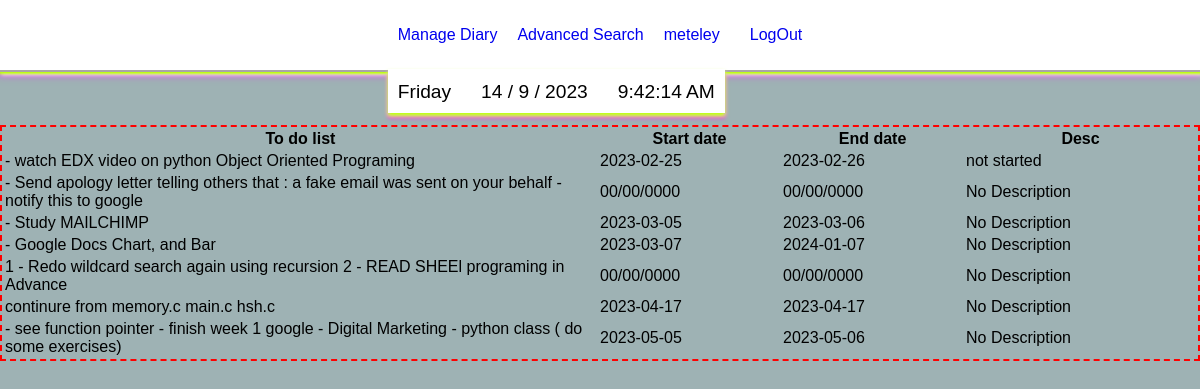
The app's page /todo (signed in), older data.
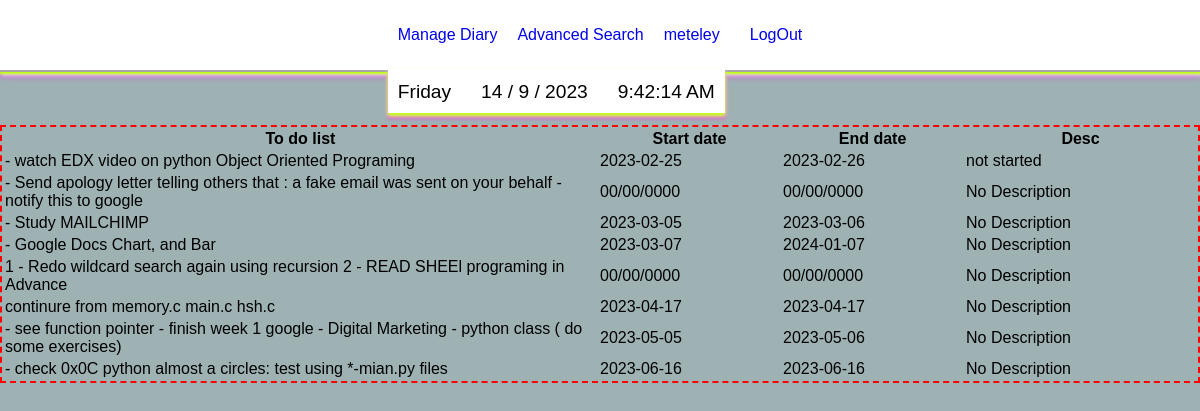
The same page, newer data.
### tables this page shows
CREATE TABLE users (id INTEGER PRIMARY KEY AUTOINCREMENT NOT NULL, username TEXT NOT NULL, hash TEXT NOT NULL, fname type text, lname type text, useremail text, dateregistered type text, dateofbirth type text, primaryphone type text, country type text, secondaryphone type text, city type text, gender type text, facebookaddress type text, telegramaddress type text, instagramaddress type text, twitteraddress type text, useraddress type text, numberofprofilechanges type integer default 0, emailconfirmed type text default 'False');

CREATE TABLE userdiarycatagory (udc_id INTEGER PRIMARY KEY AUTOINCREMENT NOT NULL, ud_id INTEGER NOT NULL, c_id INTEGER NOT NULL, catagory_insertion_time type text, catagory_insertion_date type text, number_of_edits_made type integer default 0, FOREIGN KEY(ud_id) REFERENCES userdiary(ud_id), FOREIGN KEY(c_id) REFERENCES catagory(catagory_id));

CREATE TABLE diary
(diary_id INTEGER PRIMARY KEY AUTOINCREMENT NOT NULL,
diary_content TEXT,
diary_status TEXT DEFAULT Active, description type text);

CREATE TABLE userdiary
(ud_id INTEGER PRIMARY KEY AUTOINCREMENT NOT NULL,
d_id INTEGER,
u_id INTEGER,
given_date TEXT DEFAULT CURRENT_TIMESTAMP,
diary_written_date type text, diary_written_time type text, given_time type text, number_of_edits type integer default 0, end_date type TEXT, start_date type TEXT,
FOREIGN KEY(d_id) REFERENCES diary(diary_id),
FOREIGN KEY(u_id) REFERENCES users(id));

### app.py (the view)
@app.route("/todo", methods=["GET", "POST"])  # type: ignore
@login_required
def viewtodo():
    if request.method == "POST":
        return render_template("todo.html")
    else:
        todolist = db.execute("SELECT * FROM diary JOIN userdiary ON diary.diary_id = userdiary.d_id JOIN userdiarycatagory ON userdiarycatagory.ud_id = userdiary.ud_id JOIN catagory ON catagory.catagory_id = userdiarycatagory.c_id JOIN catagorytype ON catagorytype.catagory_type_id =catagory.cat_type_id WHERE u_id = ? and catagory_type_name = ? and diary_status = ?",
                              session["user_id"], "My Todo List", "Active")
        return render_template("todo.html", current_user_name=global_user_name(), todolist=todolist)

### app.py (called while the page is built)
def login_required(f):
    @wraps(f)
    def decorated_function(*args, **kwargs):
        if not session.get('logged_in'):
            return redirect('/login')
        return f(*args, **kwargs)
    return decorated_function

def global_user_name():
    current_user_name = db.execute(
        "SELECT username FROM users WHERE id = ?", session["user_id"])
    return (current_user_name)

@app.after_request
def after_request(response):
    response.headers["Cache-Control"] = "no-cache, no-store, must-revalidate"
    response.headers["Expires"] = 0
    response.headers["Pragma"] = "no-cache"
    return response

### templates/todo.html
{% extends "layout.html" %}
{% block main %}
<div class="width-100 border-red margin-s">
  {%if todolist %}
        <table class = " width-100">
          <thead>
            <tr>
            <th class="width-50">To do list</th>
            <th> Start date</th>
            <th>End date</th>
            <th>Desc</th>
          </tr>
          </thead>
          <tbody>
            {% for todo in todolist %}
          <tr>
          <td>{{todo["diary_content"]}}</td>
          <td>{{todo["start_date"]}}</td>
          <td>{{todo["end_date"]}}</td>
          <td>{{todo["description"]}}</td>
        </tr>
        {% endfor %}
          </tbody>
        </table>
  {% endif %}
</div>
{% endblock %}

### templates/layout.html (shortened to what this page needs)
<!DOCTYPE html>
<html lang="en">
    <head>
        <link rel="stylesheet" type="text/css" href="../static/virtual-select.min.css">
        <link rel="stylesheet" href="static/style.css">
    </head>
    <body onload = "showedited(); loadCatagories()">
        <div class="container">
            <div class="header magenta-box-shadow">
              <div class = "">
                <ul class = "date-time nav flex-horizontal  white-background clock-box-shadow">
                  <li id="day" class = "nav-list"></li>
                  <li id="today" class = "nav-list"></li>
                  <li id="clock" class = "nav-list"></li>
                </ul>
              </div>
                {% if session["user_id"] %}
                <ul class="nav">
                    <li class="nav-down"> <a href= "/managediary">Manage Diary</a>
                    </li>
                </ul>
                <ul class="nav">
                    <li><a href="/search">Advanced Search </a></li>
                </ul>
                <ul class="nav">
                    <li class="nav-down">  <a href="/manageprofile"> {% if current_user_name %} {{current_user_name[0]["username"]}} {% endif %}</a>
                    </li>
                    <li >   <a href="/logout">LogOut</a> </li>
                </ul>
                    {% endif %}
            </div>
                        <div class = "image-diary">
                        <div class="center-body">
                                {% block main %}
                                {% endblock %}
                        </div>
                      </div>
                    </div>
                </body>
    </html>

### static/style.css (style rules this page uses)
*, *::before, *::after { font-family: Arial, Helvetica, sans-serif; box-sizing: border-box; }
body { margin: 0; padding: 0; background-color: rgb(158, 178, 180); }
.container { position: relative; margin-top: 120px; width: 100%; height: fit-content; font-family: cursive, arial; }
.header { position: fixed; width: 100%; background-color: white; top: 0px; display: flex; border-bottom: 2px solid rgb(170, 166, 166); justify-content: center; z-index: 11; }
.nav { position: relative; display: flex; gap: 10px; list-style: none; justify-content: center; padding-right: 10px; z-index: 1; }
.date-time { position: absolute; top: 50px; }
.center-body { background-size: contain; background-repeat:no-repeat; background-position: center center; display: flex; flex-direction: column; top: 0px; left: 0px; width: 100%; height: 100%; justify-content: flex-start; align-items: center; z-index: -1; margin: 0px 0px; }
.header ul, .max-content { width: max-content; padding: 0px; }
a { text-decoration: none; }
.nav-down { padding: 10px; }
ul li { padding: 10px 10px; }
li { border-color: 2px solid blue; }
.flex-horizontal { display: flex; flex-wrap: nowrap; justify-content: flex-start; align-items: flex-start; font-size: 1.2rem; }
.margin-s { margin: 5px; }
.width-50 { width: 50%; }
.width-100 { width: 100%; }
.border-red { border: 2px dashed red; }
.white-background { background: white; }
.magenta-box-shadow { box-shadow: 0 2px 2px 2px rgb(188, 255, 6), 2px 2px 4px 1px rgb(250, 252, 252), 0px 2px 8px 2px magenta; }
.clock-box-shadow { border-top: 2px solid white; box-shadow: 0px 3px 4px 0px rgb(188, 255, 6), 0px 3px 4px 0px rgb(250, 252, 252), 0px 5px 4px 0px magenta; }
.magenta-box-shadow { box-shadow: 0 0 2px 2px rgb(188, 255, 6), 2px 2px 4px 1px rgb(250, 252, 252), 0px 0px 8px 2px magenta; }
table, tr, td, th { border: 0px dashed green; }

Row changes from the older to the newer data that the page shows:
added userdiarycatagory: diary_content "- check 0x0C python almost a circles: test using *-mian.py files", start_date "2023-06-16", end_date "2023-06-16", description "No Description"
